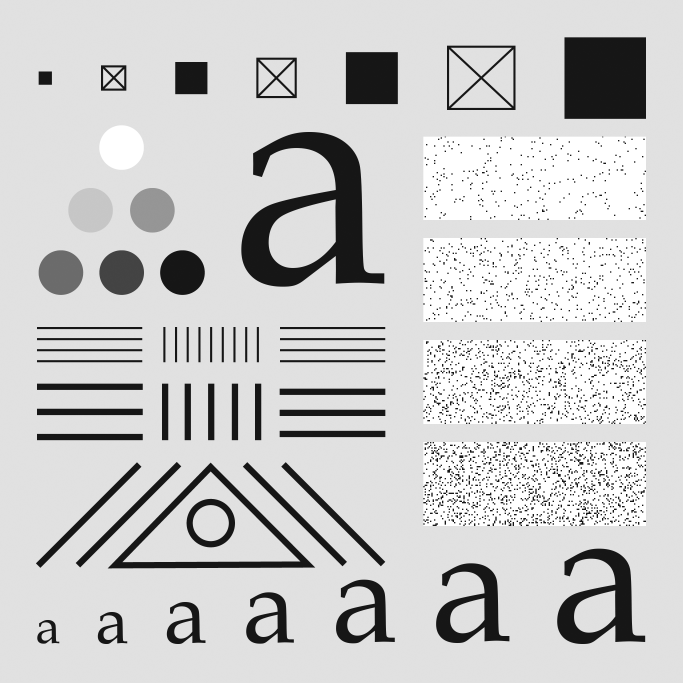
#> input picture Fundamentals/testpattern2048_rszed.tif, 2048 x 2048 px (shown at 1/3 size)
$ python -i ec_img_utils.py   (imports and definitions only)   (older library calls are emulated)
#> lines starting #> are read from the running program, lines starting #| are printed output that depends on the picture
#> further down, picture is the input picture: shape (2048, 2048, 3); min 22, max 255, mean 204.6
# -*- coding: utf-8 -*-
"""
Created on Thu Jan 21 21:51:16 2021

@author: Ernesto

Image processing module for ECE419

The purpose of this module is to compile/construct a collection of image
processing utilities as I progress through the course
"""
import numpy as np
import scipy
from tabulate import tabulate
import exifread

import skimage
import skimage.util
import skimage.restoration
from scipy.ndimage import convolve
from scipy.ndimage import correlate
import skimage.filters
import skimage.transform
from skimage import morphology

import matplotlib.pyplot as plt

# [25 lines left out: function get_img_info, not called in this run]


'''
READING IMAGE EXIF INFORMATION / METADATA
I WILL BE USING EXIFREAD FROM: https://pypi.org/project/ExifRead/

Matlab has a built-in function iminfo that returns metadata for image files.
My plan is to wrap some of exifread's functionality into a utility function to
extract meaningful information from image files
'''


# [1176 lines left out: functions get_exif_data, gray_img_comparison_plot, log_xfm, stretch_xfm, specified_xfm, intensity_xfms and 28 more, not called in this run]


def normalize_zero_one(img):
    """
    Function to normalize intensity values between [0,1]
    @param img: ndarray-like image
    @return: ndarray-like image normalized between 0 and 1
    """
    # convert image to float
    img = skimage.img_as_float(img)

    # normalize
    img_normalized = (img - img.min()) / (img.max() - img.min())

    return img_normalized


def colorgrad(img, T=0):
    """
    Function to compute the gradient of a color image. Adapted from DIPUM 3rd edition - Toolbox
    @param img:3D ndarray-like input image
    @param T: threshold value, defaults to 0
    @return: ndarray-like with vector_grad (gradient computed directly in RGB vector space)
             max_dir_arr: ndarray-like with the maximum gradient direction per pixel
             ppg: ndarray-like with the gradient computed on per-plane or per-channel basis
    """
#> called with T = 0
    # convert image to float
    skimage.img_as_float(img)

    # compute the gradients
    red_x = skimage.filters.sobel(img[:, :, 0], axis=0, mode='reflect')
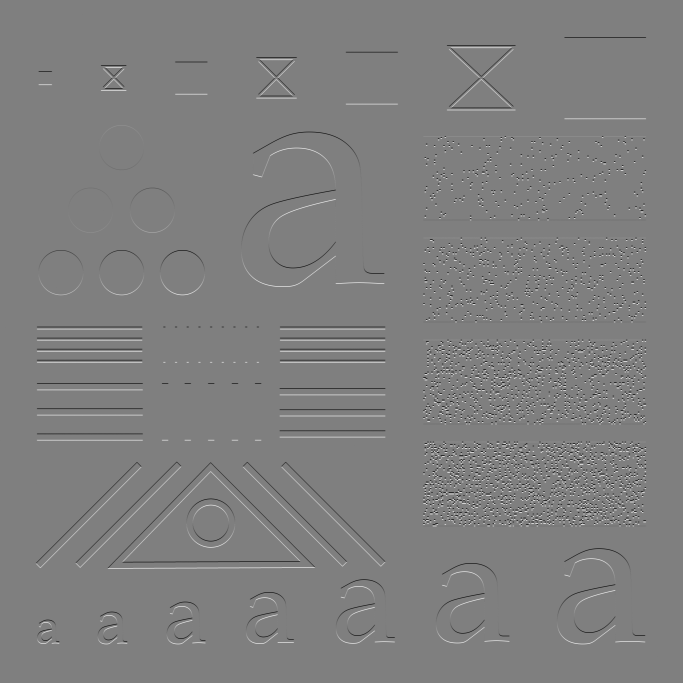
#> red_x: shape (2048, 2048) float64 (shown at 1/3 size); min -0.914, max 0.914, mean 1.24e-06; drawn with min black and max white
    red_y = skimage.filters.sobel(img[:, :, 0], axis=1, mode='reflect')
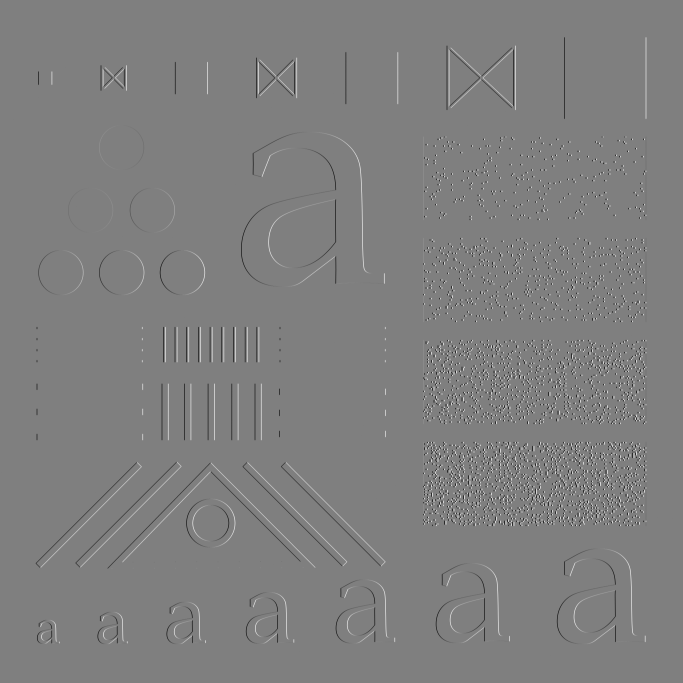
#> red_y: shape (2048, 2048) float64 (shown at 1/3 size); min -0.914, max 0.914, mean 1.23e-06; drawn with min black and max white

    green_x = skimage.filters.sobel(img[:, :, 1], axis=0, mode='reflect')
    green_y = skimage.filters.sobel(img[:, :, 1], axis=1, mode='reflect')

    blue_x = skimage.filters.sobel(img[:, :, 2], axis=0, mode='reflect')
    blue_y = skimage.filters.sobel(img[:, :, 2], axis=1, mode='reflect')

    # compute the parameters of the vector gradient
    g_xx = np.power(red_x, 2) + np.power(green_x, 2) + np.power(blue_x, 2)
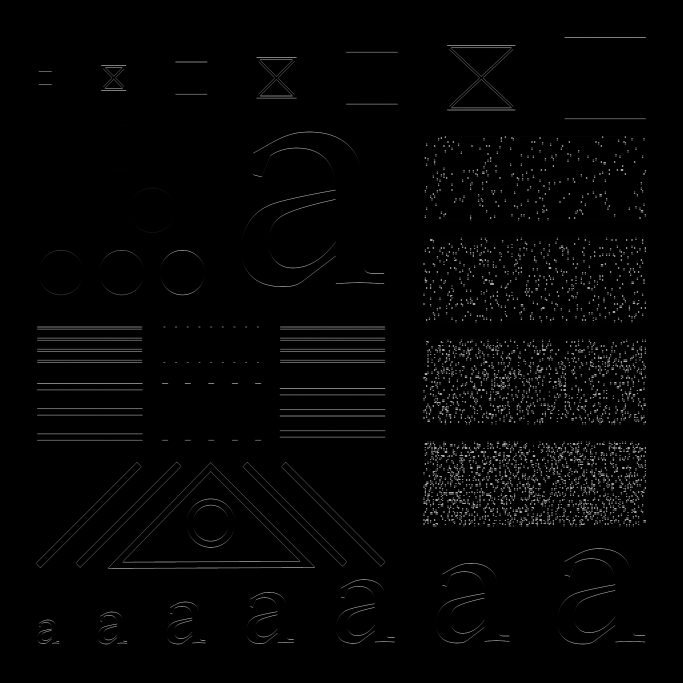
#> g_xx: shape (2048, 2048) float64 (shown at 1/3 size); min 0, max 2.5, mean 0.0402; drawn with min black and max white
    g_yy = np.power(red_y, 2) + np.power(green_y, 2) + np.power(blue_y, 2)
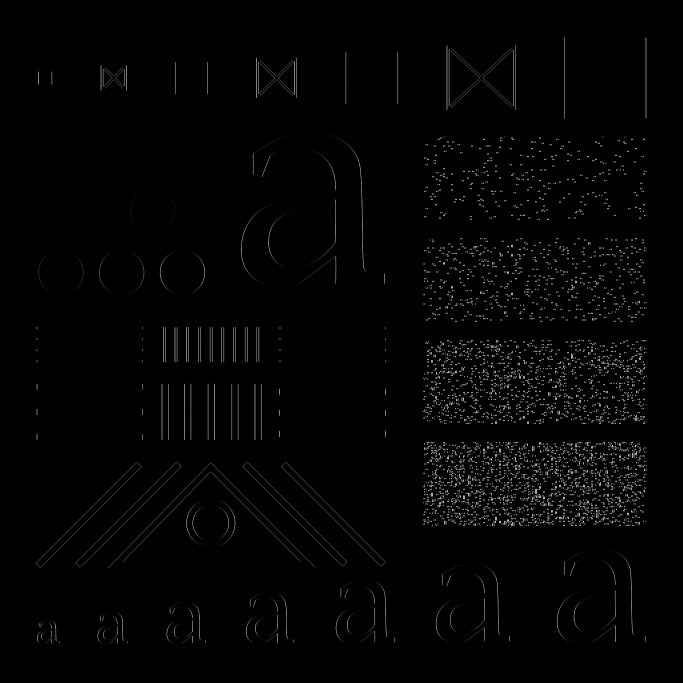
#> g_yy: shape (2048, 2048) float64 (shown at 1/3 size); min 0, max 2.5, mean 0.0348; drawn with min black and max white
    g_xy = red_x * red_y + green_x * green_y + blue_x * blue_y
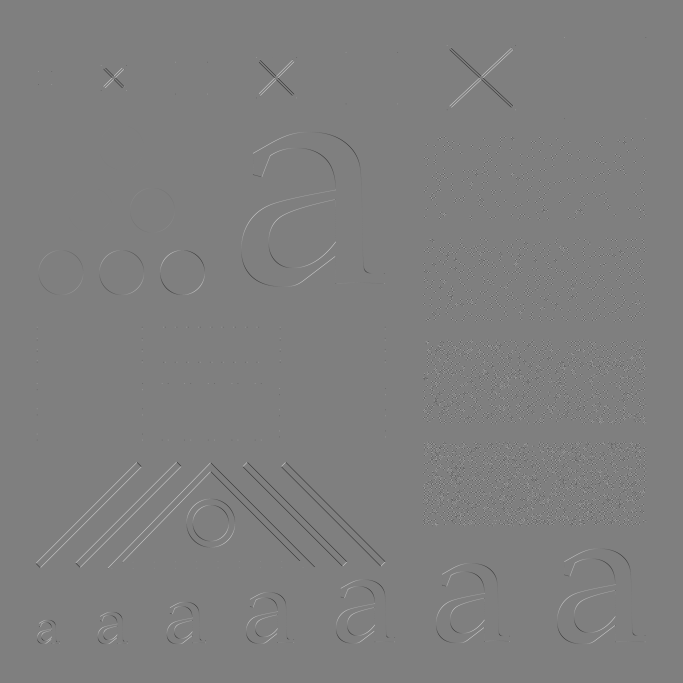
#> g_xy: shape (2048, 2048) float64 (shown at 1/3 size); min -1.41, max 1.41, mean 0.000485; drawn with min black and max white

    # compute gradient direction
    max_dir = 0.5 * np.arctan( (2 * g_xy) / (g_xx - g_yy + 1e-10))
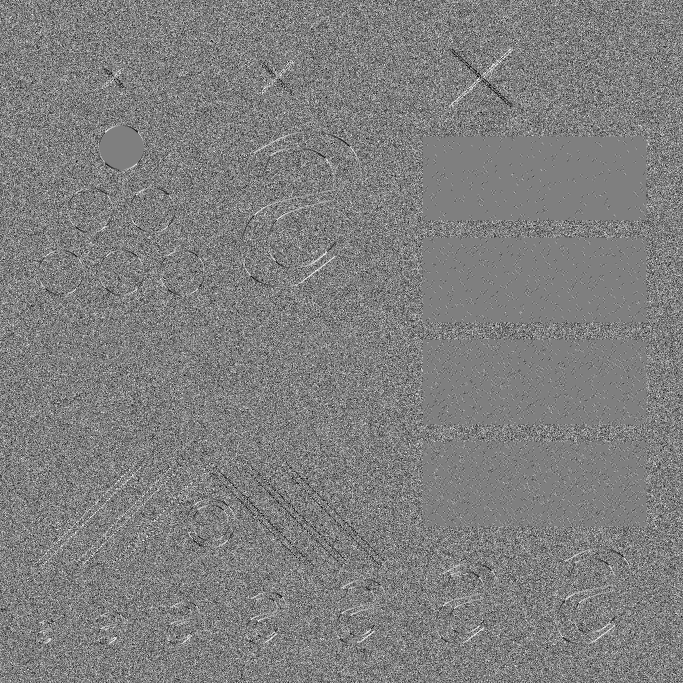
#> max_dir: shape (2048, 2048) float64 (shown at 1/3 size); min -0.785, max 0.785, mean 0.000973; drawn with min black and max white

    # compute the square of the magnitude
    grad_mag = 0.5 * ((g_xx + g_yy) + (g_xx - g_yy) * np.cos(2 * max_dir) + 2 * g_xy * np.sin(2 * max_dir))

    # now repeat for angle + pi/2 and select the maximum at each point
    max_dir_2 = max_dir + (np.pi / 2)

    grad_mag_2 = 0.5 * ((g_xx + g_yy) + (g_xx - g_yy) * np.cos(2 * max_dir_2) + 2 * g_xy * np.sin(2 * max_dir_2))

    grad_mag = np.sqrt(grad_mag + 1e-10)
    grad_mag_2 = np.sqrt(grad_mag_2 + 1e-10)

    # create the gradient image by picking the maximum between the two and normalize between [0,1]
    vector_grad = normalize_zero_one(np.maximum(grad_mag, grad_mag_2))
#> in normalize_zero_one, `img = skimage.img_as_float(img)`:
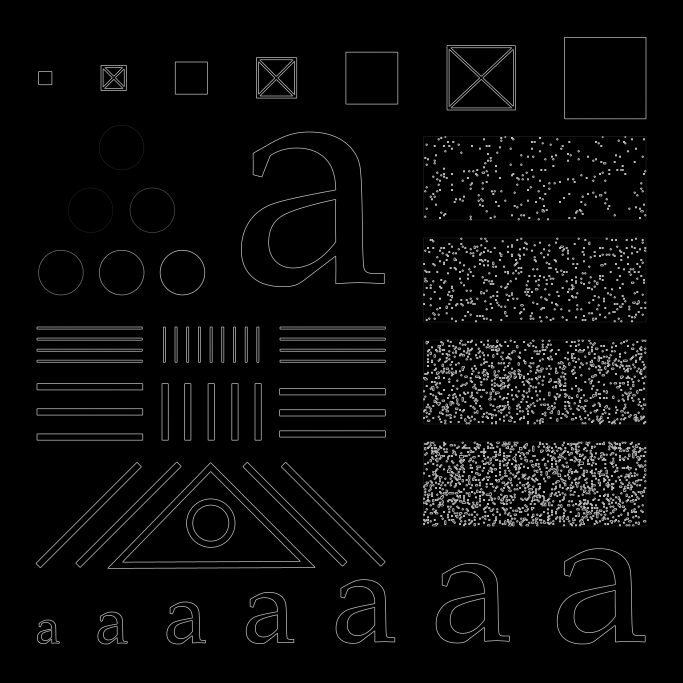
#> img: shape (2048, 2048) float64 (shown at 1/3 size); min 1e-05, max 1.68, mean 0.0602; drawn with min black and max white

    # select the corresponding angles. Where grad_mag_2 > grad_mag, pick values from max_dir + pi/2
    max_dir_arr = np.where(max_dir_2 > max_dir, max_dir_2 + (np.pi / 2), max_dir)

    # compute the per-plane gradients
    red_grad = np.hypot(red_x, red_y)
    green_grad = np.hypot(green_x, green_y)
    blue_grad = np.hypot(blue_x, blue_y)

    # form the composite per plane gradient
    ppg = normalize_zero_one(red_grad + green_grad + blue_grad)

    if T != 0:
        vector_grad = vector_grad > T
        ppg = ppg > T

    return vector_grad, max_dir_arr, ppg


# [722 lines left out: functions color_space_conv, my_morph_reconst, custom_hole_fill, custom_hit_or_miss, custom_morph_boundary_detection, im_erode_conv and 8 more, not called in this run]

>>> import cv2
>>> picture = cv2.imread('Fundamentals/testpattern2048_rszed.tif')
>>> result = colorgrad(picture)
